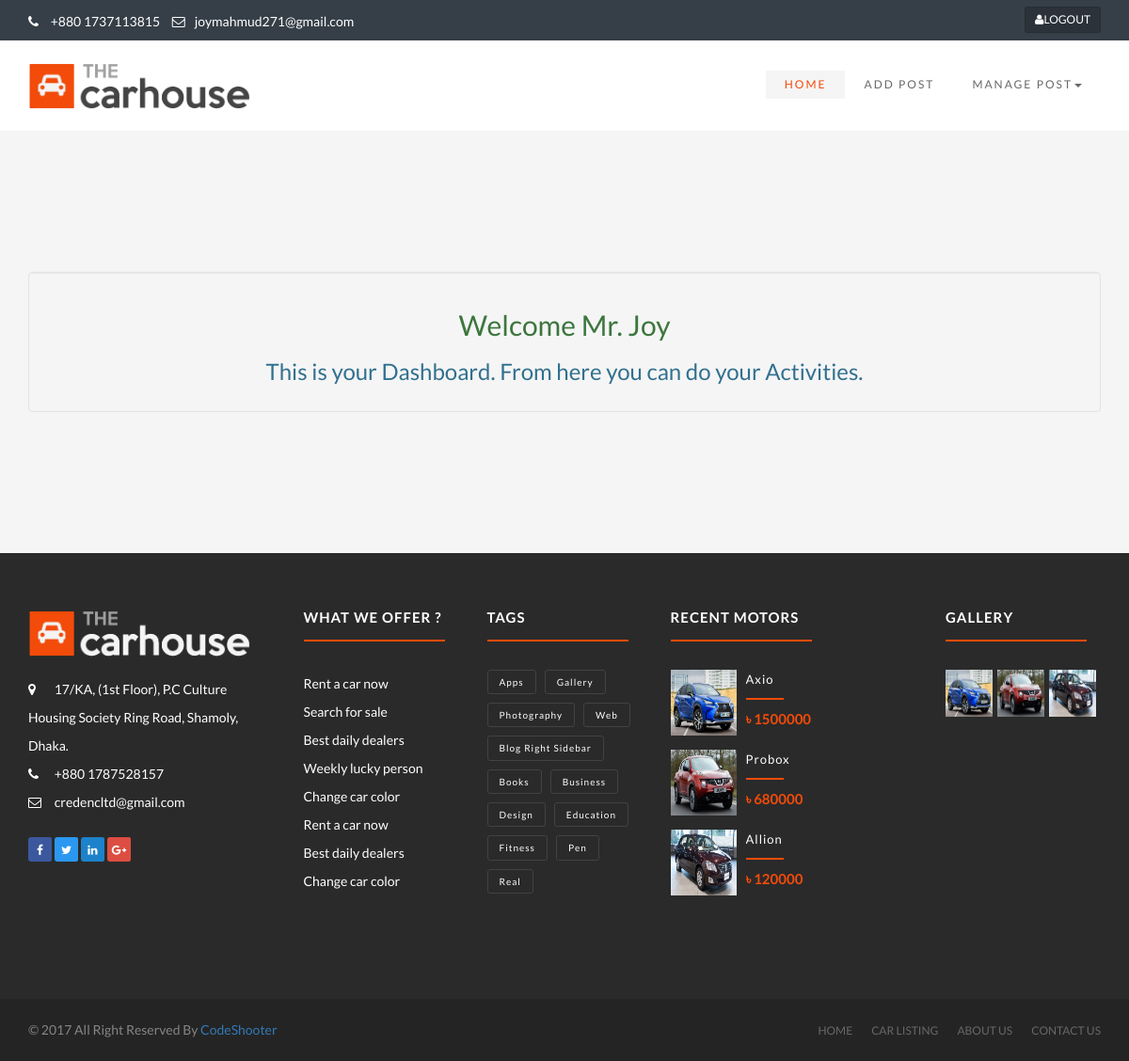
The app's page /mainSite/userDashboard/userDashboard.php (signed in) with its own data.
### tables this page shows
CREATE TABLE `tbl_contact_us_address` (
  `contact_address_id` int(3) NOT NULL,
  `address` text NOT NULL,
  `mobile` varchar(100) NOT NULL,
  `email` varchar(100) NOT NULL
);

CREATE TABLE `tbl_user_post` (
  `user_post_id` int(4) NOT NULL,
  `car_name` varchar(100) NOT NULL,
  `car_price` varchar(100) NOT NULL,
  `car_details` text NOT NULL,
  `car_model` varchar(100) NOT NULL,
  `car_registration` varchar(100) NOT NULL,
  `cng_status` varchar(100) NOT NULL,
  `cng_com` varchar(100) NOT NULL,
  `fuel_type` varchar(100) NOT NULL,
  `car_cc` varchar(100) NOT NULL,
  `gear` varchar(100) NOT NULL,
  `all_option` varchar(100) NOT NULL,
  `music` varchar(100) NOT NULL,
  `serial_number` varchar(100) NOT NULL,
  `engine` varchar(100) NOT NULL,
  `mileage` varchar(100) NOT NULL,
  `doors` varchar(100) NOT NULL,
  `condtion` varchar(100) NOT NULL,
  `passenger` varchar(100) NOT NULL,
  `color` varchar(100) NOT NULL,
  `others` varchar(256) NOT NULL,
  `car_image` varchar(100) NOT NULL,
  `publication_status` tinyint(1) NOT NULL
);

### class/userPost/database.php (called while the page is built, shortened)
<?php
class Database{
    public function __construct(){
        $host_name = 'localhost';
        $user_name = 'root';
        $password  = '';
        $db_name   ='db_car_bikroy_mela';
        $this->db_connect = mysqli_connect($host_name, $user_name, $password, $db_name);
    }
}

### class/userPost/userpost.php (called while the page is built, shortened)
<?php
require_once ('database.php');
class Userpost extends Database{
    public function all_userPost_info_for_footer(){
        $query = "SELECT * FROM tbl_user_post WHERE publication_status = 1 ORDER BY user_post_id DESC LIMIT 3";
        if(mysqli_query($this->db_connect, $query)){
            $query_result = mysqli_query($this->db_connect, $query);
            return $query_result;
        }else{
            die("Query Problem! ".mysqli_error($this->db_connect));
        }
    }
    public function all_userPost_picture_for_footer(){
        $query = "SELECT car_image FROM tbl_user_post WHERE publication_status = 1 ORDER BY user_post_id DESC LIMIT 12";
        if(mysqli_query($this->db_connect, $query)){
            $query_result = mysqli_query($this->db_connect, $query);
            return $query_result;
        }else{
            die("Query Problem! ".mysqli_error($this->db_connect));
        }
    }
    public function all_contact_address_info(){
        $query = "SELECT * FROM tbl_contact_us_address";
        if(mysqli_query($this->db_connect, $query)){
            $query_result = mysqli_query($this->db_connect, $query);
            return $query_result;
        }else{
            die("Query Problem! ".mysqli_error($this->db_connect));
        }
    }
    public function all_social_address_info(){
        $query = "SELECT * FROM tbl_contact_us_social_address";
        if(mysqli_query($this->db_connect, $query)){
            $query_result = mysqli_query($this->db_connect, $query);
            return $query_result;
        }else{
            die("Query Problem! ".mysqli_error($this->db_connect));
        }
    }
}

### mainSite/userDashboard/userDashboard.php (the view, shortened to what this page needs)
<?php
    require_once('../../class/userPost/userpost.php');
    $obj_userPost = new Userpost();
    $user_post_result = $obj_userPost->all_userPost_info_for_footer();
    $user_post_picture = $obj_userPost->all_userPost_picture_for_footer();
    $contact_address = $obj_userPost->all_contact_address_info();
    $all_contact_address = mysqli_fetch_assoc($contact_address);
    $social_address = $obj_userPost->all_social_address_info();
    $all_social_address = mysqli_fetch_assoc($social_address);
?>
<!DOCTYPE html>
<html lang="en">
<head>
    <link rel="stylesheet" type="text/css" href="../css/bootstrap.min.css">
    <link rel="stylesheet" type="text/css" href="../css/animate.min.css">
    <link rel="stylesheet" type="text/css" href="../css/slider.css">
    <link rel="stylesheet" type="text/css" href="../css/font-awesome-4.5.0/css/font-awesome.min.css">
    <link rel="stylesheet" type="text/css" href="../css/style.css">
    <link href="../css/ie10-viewport-bug-workaround.css" rel="stylesheet">
</head>
<body>
<header class="top-header hidden-xs">
    <div class="container">
        <div class="row">
            <div class="col-xs-12 col-sm-6 col-md-6 col-lg-6">
                <ul class="list-inline">
                    <li>
                        <a href="tel:+55-417-634-7071"><i class="fa fa-phone pr-5 pl-10"></i>  +880 1737113815</a>
                    </li>
                    <li>
                        <a href="mailto:info@themevessel.com">
                            <i class="fa fa-envelope-o pr-5 pl-10"></i>joymahmud271@gmail.com
                        </a>
                    </li>
                </ul>
            </div>
            <div class="col-xs-12 col-sm-6 col-md-6 col-lg-6">
                <div class="top-buttons">
                    <a href="?logout=logout" class="btn btn-grey btn-sm text-uppercase"><i class="fa fa-user pr-10"></i>Logout</a>
                </div>
            </div>
        </div>
    </div>
</header>
<div class="main-header">
    <div class="container">
        <nav class="navbar navbar-default">
            <div class="navbar-header">
                <a class="navbar-brand-logo" href="../../index.php">
                    <img src="../img/png/logo.png" alt="CAR HOUSE">
                </a>
            </div>
            <div class="collapse navbar-collapse" id="bs-example-navbar-collapse-1">
                <ul class="nav navbar-nav navbar-right">
                    <li><a href="userDashboard.php" class="active">Home</a></li>
                    <li><a href="add_post.php">Add Post</a></li>
                    <li class="dropdown">
                        <a href="../car_buy.php" class="dropdown-toggle" data-toggle="dropdown" role="button" aria-haspopup="true" aria-expanded="false">Manage Post<span class="caret"></span></a>
                    </li>
                </ul>
            </div>
        </nav>
    </div>
</div>
<div class="container">
    <div class="row">
        <div class="col-md-12">
            <div class="well" style="margin: 150px 0 150px 0">
                <h2 class="text-center text-success">Welcome Mr. <?php echo $_SESSION['first_name']?></h2>
                <h3 class="text-center text-info">This is your Dashboard. From here you can do your Activities.</h3>
            </div>
        </div>
    </div>
</div>
<footer class="main-footer">
    <div class="container">
        <div class="row">
            <div class="col-lg-3 col-md-3 col-sm-6 col-xs-12 footer-item">
                <div class="footer-item-content">
                    <a href="../../index.php">
                        <img src="../img/png/footer-logo.png" alt="logo">
                    </a>
                    <br><br>
                    <ul>
                        <li>
                            <a href="#">
                                <i class="fa fa-map-marker"></i>
                                <?php echo $all_contact_address['address']?>
                            </a>
                        </li>
                        <li>
                            <a href="<?php echo $all_contact_address['mobile']?>"><i class="fa fa-phone"></i>  <?php echo $all_contact_address['mobile']?></a>
                        </li>
                        <li>
                            <a href="mailto:info@themevessel.com">
                                <i class="fa fa-envelope-o "></i> <?php echo $all_contact_address['email']?>
                            </a>
                        </li>
                    </ul>
                    <ul class="social-list clearfix">
                        <li>
                            <a href="<?php echo $all_social_address['facebook']?>" target="_blank" class="facebook">
                                <i class="fa fa-facebook"></i>
                            </a>
                        </li>
                        <li>
                            <a href="<?php echo $all_social_address['twitter']?>" target="_blank" class="twitter">
                                <i class="fa fa-twitter"></i>
                            </a>
                        </li>
                        <li>
                            <a href="<?php echo $all_social_address['linkedin']?>" target="_blank" class="linkedin">
                                <i class="fa fa-linkedin"></i>
                            </a>
                        </li>
                        <li>
                            <a href="<?php echo $all_social_address['googleplus']?>" target="_blank" class="google">
                                <i class="fa fa-google-plus"></i>
                            </a>
                        </li>
                    </ul>
                </div>
            </div>
            <div class="col-lg-2 col-md-2 col-sm-6 col-xs-12 footer-item">
                <div class="footer-item-content">
                    <h2>What we offer ?</h2>
                    <div class="line-dec"></div>
                    <ul>
                        <li>
                            <a href="#">Rent a car now</a>
                        </li>
                        <li>
                            <a href="#">Search for sale</a>
                        </li>
                        <li>
                            <a href="#">Best daily dealers</a>
                        </li>
                        <li>
                            <a href="#">Weekly lucky person</a>
                        </li>
                        <li>
                            <a href="#">Change car color</a>
                        </li>
                        <li>
                            <a href="#">Rent a car now</a>
                        </li>
                        <li>
                            <a href="#">Best daily dealers</a>
                        </li>
                        <li>
                            <a href="#">Change car color</a>
                        </li>
                    </ul>
                </div>
            </div>
            <div class="col-lg-2 col-md-2 col-sm-6 col-xs-12 footer-item">
                <div class="footer-item-content">
                    <h2>tags</h2>
                    <div class="line-dec"></div>
                    <a href="#" class="tags">Apps</a>
                    <a href="#" class="tags">gallery</a>
                    <a href="#" class="tags">photography</a>
                    <a href="#" class="tags">Web</a>
                    <a href="#" class="tags">blog right sidebar</a>
                    <a href="#" class="tags">books</a>
                    <a href="#" class="tags">business</a>
                    <a href="#" class="tags">design</a>
                    <a href="#" class="tags">education</a>
                    <a href="#" class="tags">Fitness</a>
                    <a href="#" class="tags">pen</a>
                    <a href="#" class="tags">real</a>
                </div>
            </div>
            <div class="col-lg-3 col-md-3 col-sm-6 col-xs-12 footer-item">
                <div class="footer-item-content">
                    <h2>Recent motors</h2>
                    <div class="line-dec"></div>
                    <?php foreach ($user_post_result as $all_user_post_result){ ?>
                        <div class="media">
                            <div class="media-left">
                                <a href="../car_details.php?id=<?php echo $all_user_post_result['user_post_id'] ?>">
                                    <img class="media-object" src="../assets/image/<?php echo $all_user_post_result['car_image']?>" alt="car-image">
                                </a>
                            </div>
                            <div class="media-body">
                                <a href="../car_details.php?id=<?php echo $all_user_post_result['user_post_id'] ?>"><?php echo $all_user_post_result['car_name']?></a>
                                <div class="line-dec-o"></div>
                                <span>৳ <?php echo $all_user_post_result['car_price']?></span>
                            </div>
                        </div>
                    <?php } ?>
                </div>
            </div>
            <div class="col-lg-2 col-md-2 col-sm-6 col-xs-12 footer-item ">
                <div class="footer-item-content">
                    <h2>Gallery</h2>
                    <div class="line-dec"></div>
                        <?php foreach ($user_post_picture as $all_user_post_picture){ ?>
                            <div class="gallery-item">
                                <a href="#"><img src="../assets/image/<?php echo $all_user_post_picture['car_image']?>" alt="car-img"></a>
                            </div>
                        <?php } ?>
                </div>
            </div>
        </div>
    </div>
</footer>
<div class="sub-footer">
    <div class="container">
        <div class="row">
            <div class="col-md-6 col-sm-6">
                <p>&copy;  2017 All Right Reserved By <a href="#">CodeShooter</a></p>
            </div>
            <div class="col-md-6 col-sm-6 hidden-xs ">
                <ul>
                    <li>
                        <a href="../contact.php">Contact Us</a>
                    </li>
                    <li>
                        <a href="../about.php">About Us</a>
                    </li>
                    <li>
                        <a href="../car_buy.php">Car Listing</a>
                    </li>
                    <li>
                        <a href="../../index.php">Home</a>
                    </li>
                </ul>
            </div>
        </div>
    </div>
</div>
</body>
</html>

### records on screen
tbl_contact_us_address: address "17/KA, (1st Floor), P.C Culture Housing Society Ring Road, Shamoly, Dhaka.", mobile "+880 1787528157", email "credencltd@gmail.com"
tbl_user_post: car_image (picture), car_name "Axio", car_price "1500000"
tbl_user_post: car_image (picture), car_name "Probox", car_price "680000"
tbl_user_post: car_image (picture), car_name "Allion", car_price "120000"

### other values on screen
$_SESSION['first_name'] "Joy"
